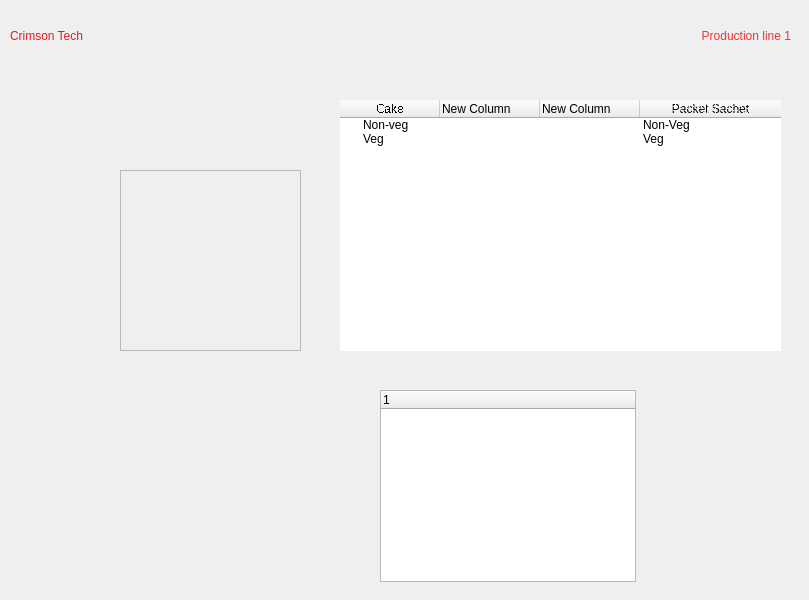
<?xml version="1.0" encoding="UTF-8"?>
<ui version="4.0">
 <class>MainWindow</class>
 <widget class="QMainWindow" name="MainWindow">
  <property name="geometry">
   <rect>
    <x>0</x>
    <y>0</y>
    <width>809</width>
    <height>600</height>
   </rect>
  </property>
  <property name="windowTitle">
   <string>MainWindow</string>
  </property>
  <widget class="QWidget" name="centralwidget">
   <widget class="QWidget" name="horizontalLayoutWidget">
    <property name="geometry">
     <rect>
      <x>10</x>
      <y>10</y>
      <width>781</width>
      <height>51</height>
     </rect>
    </property>
    <layout class="QHBoxLayout" name="horizontalLayout">
     <item>
      <widget class="QLabel" name="label">
       <property name="styleSheet">
        <string notr="true">color: rgb(224, 27, 36);</string>
       </property>
       <property name="text">
        <string>Crimson Tech</string>
       </property>
      </widget>
     </item>
     <item>
      <widget class="QLabel" name="label_2">
       <property name="styleSheet">
        <string notr="true">color: rgb(237, 51, 59);</string>
       </property>
       <property name="text">
        <string>Production line 1</string>
       </property>
       <property name="alignment">
        <set>Qt::AlignRight|Qt::AlignTrailing|Qt::AlignVCenter</set>
       </property>
      </widget>
     </item>
    </layout>
   </widget>
   <widget class="QFrame" name="frame">
    <property name="geometry">
     <rect>
      <x>120</x>
      <y>170</y>
      <width>181</width>
      <height>181</height>
     </rect>
    </property>
    <property name="frameShape">
     <enum>QFrame::StyledPanel</enum>
    </property>
    <property name="frameShadow">
     <enum>QFrame::Raised</enum>
    </property>
   </widget>
   <widget class="QTreeWidget" name="treeWidget">
    <property name="enabled">
     <bool>true</bool>
    </property>
    <property name="geometry">
     <rect>
      <x>340</x>
      <y>100</y>
      <width>441</width>
      <height>251</height>
     </rect>
    </property>
    <property name="sizePolicy">
     <sizepolicy hsizetype="Ignored" vsizetype="Expanding">
      <horstretch>0</horstretch>
      <verstretch>0</verstretch>
     </sizepolicy>
    </property>
    <property name="focusPolicy">
     <enum>Qt::TabFocus</enum>
    </property>
    <property name="contextMenuPolicy">
     <enum>Qt::CustomContextMenu</enum>
    </property>
    <property name="toolTipDuration">
     <number>-1</number>
    </property>
    <property name="layoutDirection">
     <enum>Qt::LeftToRight</enum>
    </property>
    <property name="frameShape">
     <enum>QFrame::NoFrame</enum>
    </property>
    <property name="horizontalScrollBarPolicy">
     <enum>Qt::ScrollBarAlwaysOff</enum>
    </property>
    <property name="sizeAdjustPolicy">
     <enum>QAbstractScrollArea::AdjustToContents</enum>
    </property>
    <property name="selectionMode">
     <enum>QAbstractItemView::MultiSelection</enum>
    </property>
    <property name="selectionBehavior">
     <enum>QAbstractItemView::SelectColumns</enum>
    </property>
    <attribute name="headerCascadingSectionResizes">
     <bool>false</bool>
    </attribute>
    <column>
     <property name="text">
      <string>Cake</string>
     </property>
     <property name="font">
      <font>
       <stylestrategy>NoAntialias</stylestrategy>
      </font>
     </property>
     <property name="textAlignment">
      <set>AlignCenter</set>
     </property>
     <property name="foreground">
      <brush brushstyle="Dense1Pattern">
       <color alpha="255">
        <red>0</red>
        <green>0</green>
        <blue>0</blue>
       </color>
      </brush>
     </property>
    </column>
    <column>
     <property name="text">
      <string>New Column</string>
     </property>
    </column>
    <column>
     <property name="text">
      <string>New Column</string>
     </property>
    </column>
    <column>
     <property name="text">
      <string>Packet Sachet</string>
     </property>
     <property name="textAlignment">
      <set>AlignCenter</set>
     </property>
     <property name="foreground">
      <brush brushstyle="Dense2Pattern">
       <color alpha="255">
        <red>0</red>
        <green>0</green>
        <blue>0</blue>
       </color>
      </brush>
     </property>
    </column>
    <item>
     <property name="text">
      <string>Non-veg</string>
     </property>
     <property name="text">
      <string/>
     </property>
     <property name="text">
      <string/>
     </property>
     <property name="text">
      <string>Non-Veg</string>
     </property>
    </item>
    <item>
     <property name="text">
      <string>Veg</string>
     </property>
     <property name="text">
      <string/>
     </property>
     <property name="text">
      <string/>
     </property>
     <property name="text">
      <string>Veg</string>
     </property>
    </item>
   </widget>
   <widget class="QTreeWidget" name="treeWidget_2">
    <property name="geometry">
     <rect>
      <x>380</x>
      <y>390</y>
      <width>256</width>
      <height>192</height>
     </rect>
    </property>
    <property name="selectionBehavior">
     <enum>QAbstractItemView::SelectColumns</enum>
    </property>
    <property name="textElideMode">
     <enum>Qt::ElideMiddle</enum>
    </property>
    <attribute name="headerHighlightSections">
     <bool>false</bool>
    </attribute>
    <attribute name="headerShowSortIndicator" stdset="0">
     <bool>false</bool>
    </attribute>
    <column>
     <property name="text">
      <string notr="true">1</string>
     </property>
    </column>
   </widget>
  </widget>
 </widget>
 <resources/>
 <connections/>
</ui>
